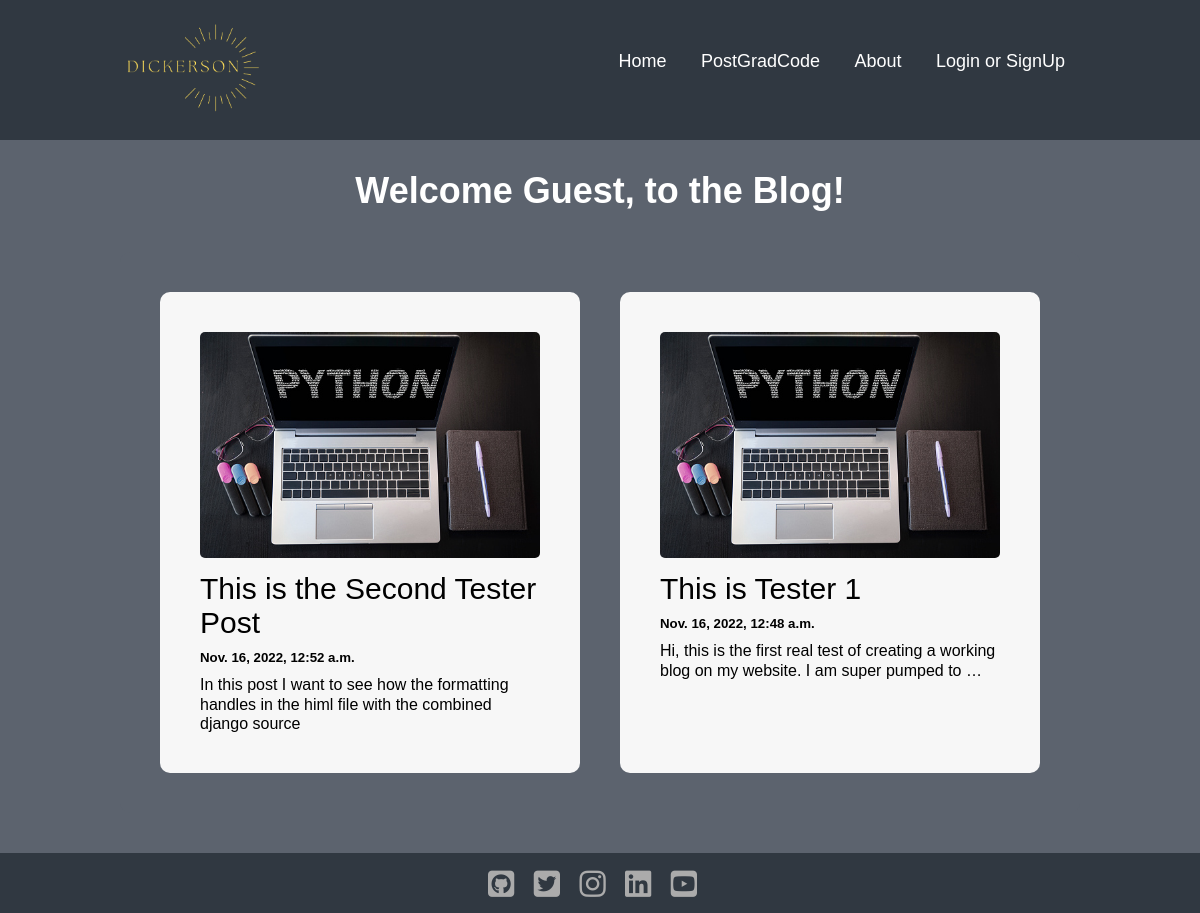
/, run on an earlier commit of the app's database.
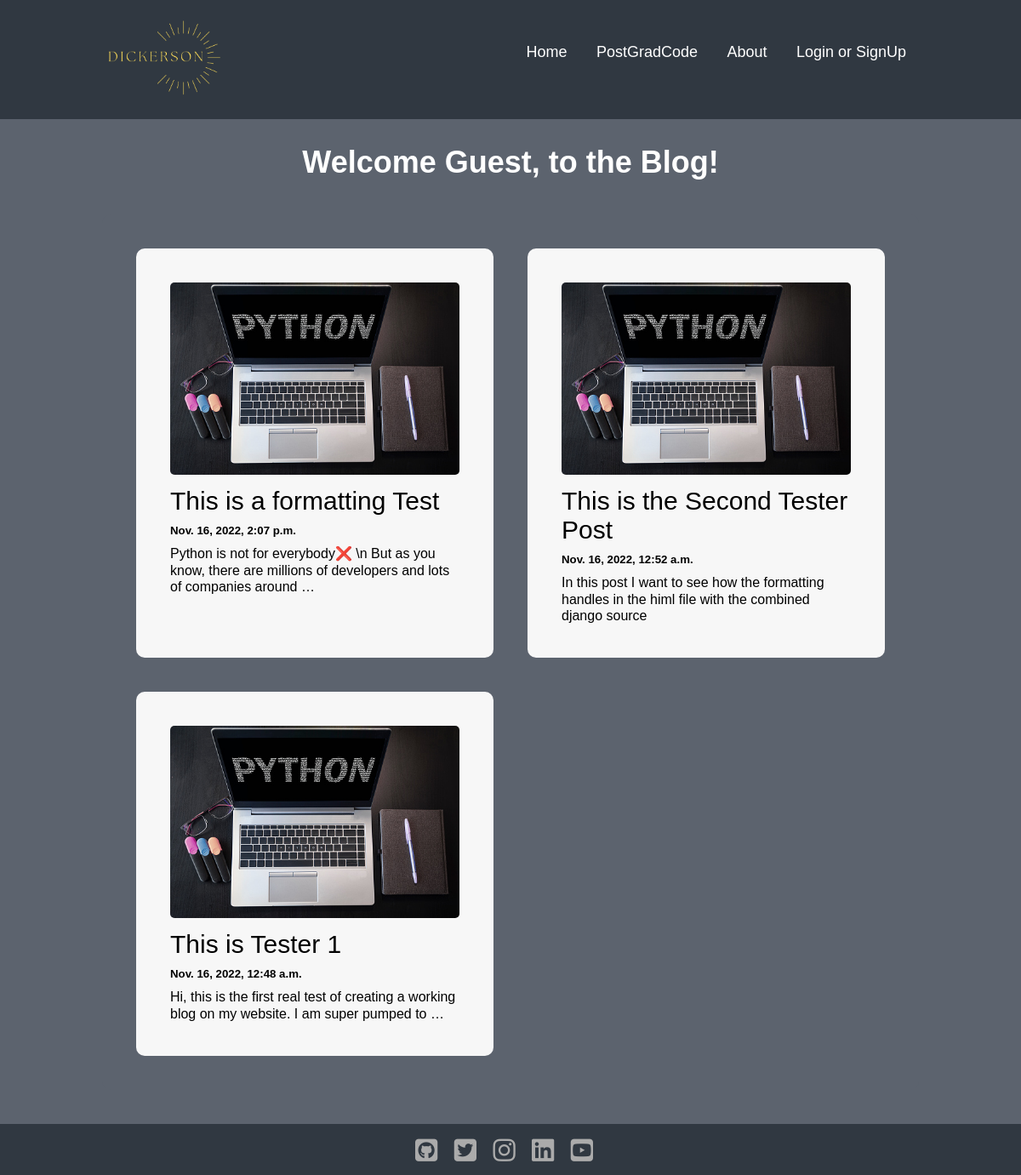
And on a later commit of the database.
### posts/views.py (the view)
# urls.py: path('', views.index, name='index'),
def index(request):
    posts = Post.objects.all()
    return render(request, 'index.html', {'posts': posts})

### templates/index.html (shortened to what this page needs)
{% load static %}
<!DOCTYPE html>
<html lang="en">
<head>
</head>
<body>
    <div id="header">
        <div class="container">
            <nav>
                <img src="{% static 'logo.png' %}" class="logo">
                <ul id="my-tabs">
                    <li><a href='#header'>Home</a></li>
                    <li><a href='#postGrad'>PostGradCode</a></li>
                    <li><a href='#about'>About</a></li>
                    {% if user.is_authenticated %}
                    <li><a href='logout'>Logout</a></li>
                    {% else %}
                    <li><a href='login'>Login or SignUp</a></li>
                    {% endif %}
                </ul>
            </nav>
        </div>
    </div>
    <div class="title">
        {% if user.is_authenticated %}
        <h1>Welcome {{user.username}}, to the Blog!</h1>
        {% else %}
        <h1>Welcome Guest, to the Blog!</h1>
        {% endif %}
    </div>
    <div id="blogs">
        <div class="container">
            <div class="row">
                {% for post in posts reversed %}
                <div class="column">
                    <div class="card">
                        <img src="{% static 'pythonphoto.jpg' %}" class="img-sizing">
                        <a style="text-decoration: none; color: black;" href="/post/{{post.id}}">
                            <h2>{{post.title}}</h2>
                            <h5>{{post.created_at}}</h5>
                            <p>{{post.body|truncatewords:20}}</p>
                        </a>
                    </div>
                </div>
                {% endfor %}
            </div>
        </div>
    </div>
    <div class="footer">
        <div class="social-icons">
            <a href="https://github.com/zachdickerson" target="_blank"><i class="fa-brands fa-square-github"></i></a>
            <a href="https://twitter.com/postgradcode" target="_blank"><i class="fa-brands fa-twitter-square"></i></a>
            <a href="https://www.instagram.com/postgradcode/" target="_blank"><i class="fa-brands fa-instagram"></i></a>
            <a href="https://www.linkedin.com/in/dickerson-zachary/" target="_blank"><i class="fa-brands fa-linkedin"></i></a>
            <a href="https://www.youtube.com/channel/UCHYNWhgLVtMSBgntgg327YA" target="_blank"><i class="fa-brands fa-square-youtube"></i></a>
        </div>
    </div>
</body>
</html>

### templates/index.html (style rules this page uses)
* { box-sizing: border-box; font-family: 'Poppins', sans-serif; margin: 0; padding:0; }
html { scroll-behavior: smooth; }
body { background: #5c636e; color: #fff; }
p { line-height: 1.2; }
#header { background: #303841; height: 140px; width: 100%; }
.logo { width: 140px; }
.container { padding: 10px 10% }
nav { align-items: center; display: flex; flex-wrap: wrap; justify-content: space-between; }
nav ul li { display: inline-block; font-size: 18px; position: relative; padding-left: 15px; padding-right: 15px; text-decoration: none; }
nav ul li a { color: #fff; font-size: 18px; position: relative; text-decoration: none; }
.title h1 { padding-top: 30px; text-align: center; font-size: 36px; }
#blogs { padding: 30px 0 90px 0; }
.row { display: grid; grid-gap: 40px; grid-template-columns: repeat(auto-fit, minmax(400px, 1fr)); }
.row, .column { background: #5c636e; border-radius: 10px; font-size: 16px; font-weight: 300; padding: 40px; transition: all 0.5s, transform 0.5s; }
.row, .column h2 { font-size: 30px; font-weight: 500; }
.column { background: #f7f7f7; }
.img-sizing { height: 100%; width: 100%; border-radius: 5px; }
h2 { padding: 10px 0 0 0; }
h5 { padding: 10px 0; }
.footer { background-color: #303841; bottom: 0; color: white; height: 60px; left: 0; position: fixed; text-align: center; width: 100%; }
.social-icons { padding-top: 15px; }
.social-icons a { color: #ababab; display: inline-block; font-size: 30px; margin-right: 15px; text-decoration: none; transition: transform 0.5s }

What changed in the data, as far as the page shows it:
added Post: title "This is a formatting Test", created_at "Nov. 16, 2022, 2:07 p.m.", body "Python is not for everybody❌ \\n But as you know, there are millions of developers and lots of companies around …"
